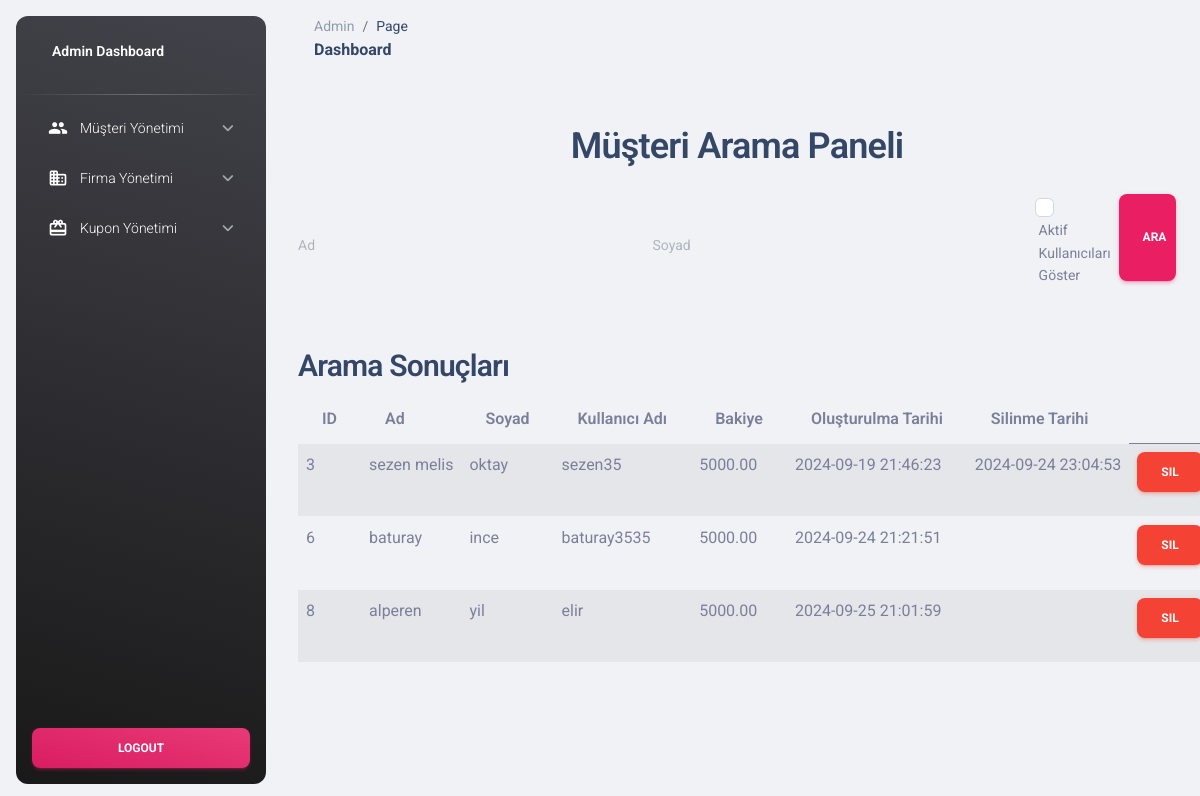
Before: /admin/musteri_ara_cont.php (signed in) with the older database file.
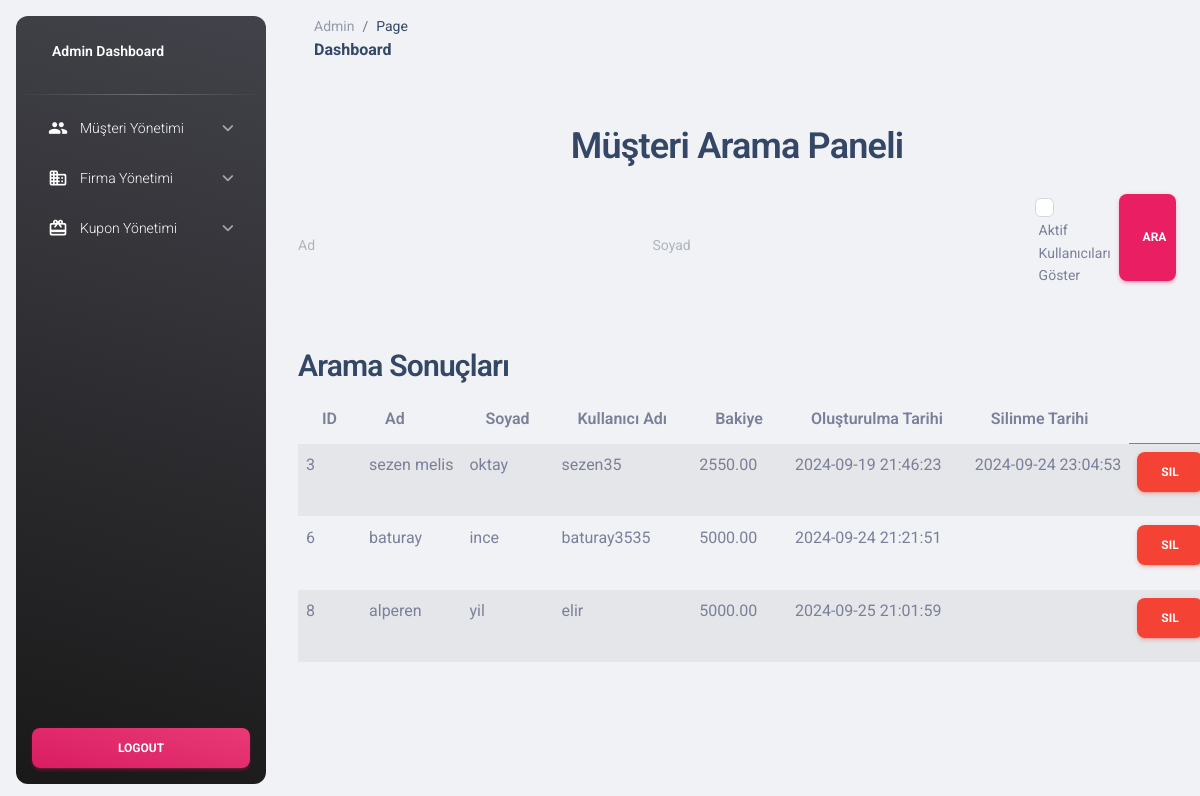
After: the same page with the newer database file.
### tables this page shows
CREATE TABLE `users` (
  `id` int(11) NOT NULL,
  `company_id` int(11) DEFAULT NULL,
  `role` varchar(50) DEFAULT NULL,
  `name` varchar(100) DEFAULT NULL,
  `surname` varchar(100) DEFAULT NULL,
  `username` varchar(100) DEFAULT NULL,
  `password` varchar(255) DEFAULT NULL,
  `balance` decimal(10,2) DEFAULT 5000.00,
  `created_at` timestamp NOT NULL DEFAULT current_timestamp(),
  `deleted_at` timestamp NULL DEFAULT NULL
);

### functions/admin/user_function.php (called while the page is built, shortened)
<?php
function search_user($name, $surname, $active)
{
    global $conn;
    $sql = "SELECT id, name, surname, username, balance, created_at, deleted_at
        FROM users
        WHERE (name LIKE :name OR :name = '')
        AND (surname LIKE :surname OR :surname = '')
        AND role = 'user'";
    $stmt = $conn->prepare($sql);
    $name = "%$name%";
    $surname = "%$surname%";
    $stmt->bindParam(':name', $name);
    $stmt->bindParam(':surname', $surname);
    $stmt->execute();
    $results = $stmt->fetchAll(PDO::FETCH_ASSOC);
    return $results;
}
?>

### admin/musteri_ara_cont.php (the view, shortened to what this page needs)
<?php
include('includes/header.php');
include('../functions/admin/user_function.php');
$name = isset($_GET['name']) ? htmlspecialchars($_GET['name']) : '';
$surname = isset($_GET['surname']) ? htmlspecialchars($_GET['surname']) : '';
$active = isset($_GET['active']) && $_GET['active'] == '1';
$results = search_user($name, $surname, $active);
?>
<div class="container">
    <div class="container mt-5">
        <h2 class="text-center">Müşteri Arama Paneli</h2>
        <form method="GET" action="musteri_ara_cont.php" class="d-flex justify-content-center mt-4">
            <input type="text" name="name" class="form-control me-2" placeholder="Ad" aria-label="Ad" value="<?php echo $name; ?>">
            <input type="text" name="surname" class="form-control me-2" placeholder="Soyad" aria-label="Soyad" value="<?php echo $surname; ?>">
            <div class="form-check me-2">
                <input type="checkbox" name="active" value="1" class="form-check-input" id="activeUsers" <?php echo isset($_GET['active']) ? 'checked' : ''; ?>>
                <label class="form-check-label" for="activeUsers">Aktif Kullanıcıları Göster</label>
            </div>
            <button type="submit" class="btn btn-primary">Ara</button>
        </form>
        <div class="mt-5">
            <h3>Arama Sonuçları</h3>
            <table class="table table-striped">
                <thead>
                    <tr>
                        <th>ID</th>
                        <th>Ad</th>
                        <th>Soyad</th>
                        <th>Kullanıcı Adı</th>
                        <th>Bakiye</th>
                        <th>Oluşturulma Tarihi</th>
                        <th>Silinme Tarihi</th>
                    </tr>
                </thead>
                <tbody>
                    <?php
                    if (count($results) > 0) {
                        foreach ($results as $row) {
                            echo "<tr>
                                    <td>{$row['id']}</td>
                                    <td>{$row['name']}</td>
                                    <td>{$row['surname']}</td>
                                    <td>{$row['username']}</td>
                                    <td>{$row['balance']}</td>
                                    <td>{$row['created_at']}</td>
                                    <td>{$row['deleted_at']}</td>
                                    <td>
                                        <a href='controller/delete_user.php?id={$row['id']}' class='btn btn-danger' onclick='return confirm(\"Bu müşteriyi silmek istediğinize emin misiniz?\");'>Sil</a>
                                    </td>
                                  </tr>";
                        }
                    } else {
                        echo "<tr><td colspan='7' class='text-center'>Sonuç bulunamadı</td></tr>";
                    }
                    ?>
                </tbody>
            </table>
        </div>
    </div>
</div>
<?php include('includes/footer.php'); ?>

### admin/includes/header.php (shortened to what this page needs)
<!DOCTYPE html>
<html lang="en">
<head>
    <link id="pagestyle" href="assets/css/material-dashboard.min.css" rel="stylesheet" />
</head>
<body class="g-sidenav-show  bg-gray-200">
    <?php include('sidebar.php'); ?>
    <main class="main-content position-relative max-height-vh-100 h-100 border-radius-lg ">
        <?php include('navbar.php'); ?>

### admin/includes/sidebar.php (shortened to what this page needs)
<aside class="sidenav navbar navbar-vertical navbar-expand-xs border-0 border-radius-xl my-3 fixed-start ms-3 bg-gradient-dark" id="sidenav-main">
    <div class="sidenav-header">
        <a class="navbar-brand m-0" href="https://demos.creative-tim.com/material-dashboard/pages/dashboard" target="_blank">
            <span class="ms-1 font-weight-bold text-white">Admin Dashboard</span>
        </a>
    </div>
    <hr class="horizontal light mt-0 mb-2">
    <div class="collapse navbar-collapse w-auto max-height-vh-100" id="sidenav-collapse-main">
        <ul class="navbar-nav">
            <li class="nav-item">
                <a class="nav-link text-white" data-bs-toggle="collapse" href="#customerManagement" role="button" aria-expanded="false" aria-controls="customerManagement">
                    <div class="text-white text-center me-2 d-flex align-items-center justify-content-center">
                        <i class="material-icons opacity-10">people</i>
                    </div>
                    <span class="nav-link-text ms-1">Müşteri Yönetimi</span>
                </a>
            </li>
            <li class="nav-item">
                <a class="nav-link text-white" data-bs-toggle="collapse" href="#companyManagement" role="button" aria-expanded="false" aria-controls="companyManagement">
                    <div class="text-white text-center me-2 d-flex align-items-center justify-content-center">
                        <i class="material-icons opacity-10">business</i>
                    </div>
                    <span class="nav-link-text ms-1">Firma Yönetimi</span>
                </a>
            </li>
            <li class="nav-item">
                <a class="nav-link text-white" data-bs-toggle="collapse" href="#couponManagement" role="button" aria-expanded="false" aria-controls="couponManagement">
                    <div class="text-white text-center me-2 d-flex align-items-center justify-content-center">
                        <i class="material-icons opacity-10">redeem</i>
                    </div>
                    <span class="nav-link-text ms-1">Kupon Yönetimi</span>
                </a>
            </li>
        </ul>
    </div>
    <div class="sidenav-footer position-absolute w-100 bottom-0">
        <div class="mx-3">
            <a class="btn bg-gradient-primary mt-4 w-100" href="controller/logout.php" type="button">Logout</a>
        </div>
    </div>
</aside>

### admin/includes/navbar.php (shortened to what this page needs)
<nav class="navbar navbar-main navbar-expand-lg px-0 mx-4 shadow-none border-radius-xl" id="navbarBlur" navbar-scroll="true">
    <div class="container-fluid py-1 px-3">
        <nav aria-label="breadcrumb">
            <ol class="breadcrumb bg-transparent mb-0 pb-0 pt-1 px-0 me-sm-6 me-5">
                <li class="breadcrumb-item text-sm"><a class="opacity-5 text-dark" href="javascript:;">Admin</a></li>
                <li class="breadcrumb-item text-sm text-dark active" aria-current="page">Page</li>
            </ol>
            <h6 class="font-weight-bolder mb-0">Dashboard</h6>
        </nav>
    </div>
</nav>

### admin/includes/footer.php (shortened to what this page needs)
<footer class="footer pt-5">
</footer>
</main>
</body>
</html>

Changed rows visible on the page:
changed users "sezen melis": balance "5000.00" → "2550.00"
